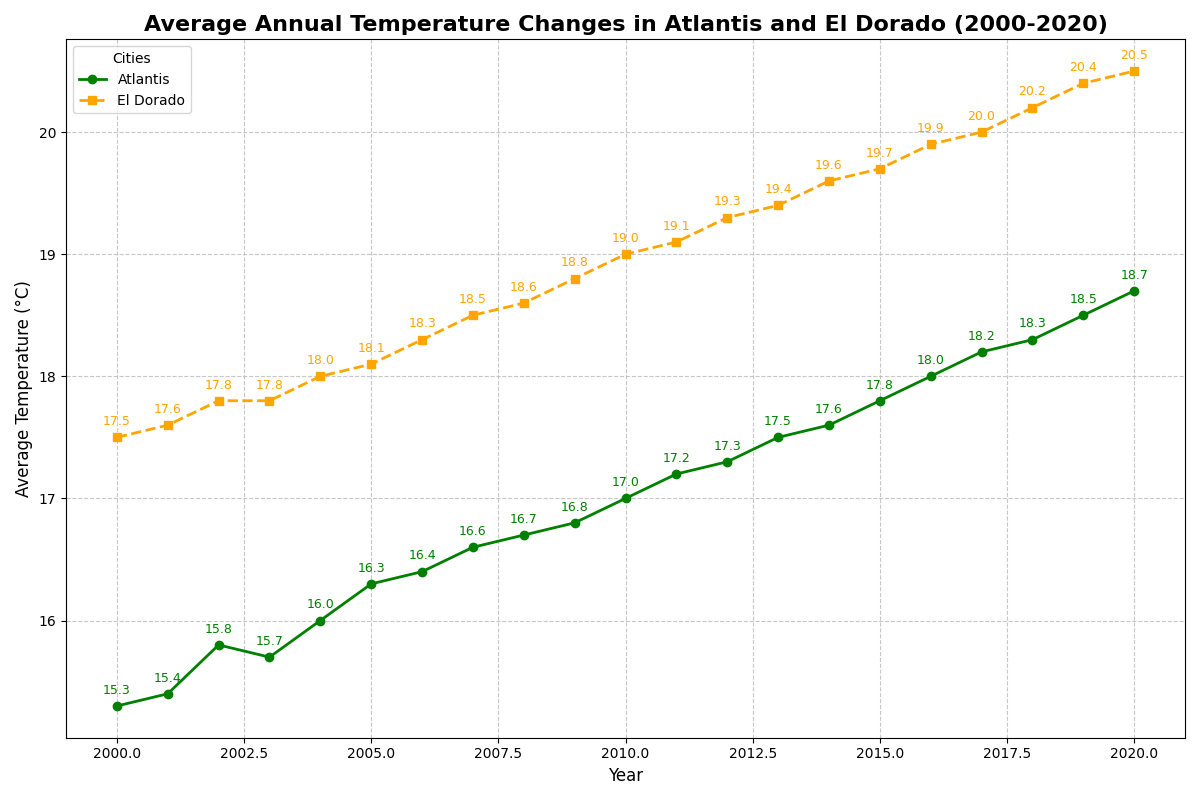

This chart was generated by the following Python code:
import matplotlib.pyplot as plt

years = list(range(2000, 2021))
temp_atlantis = [15.3, 15.4, 15.8, 15.7, 16.0, 16.3, 16.4, 16.6, 16.7, 16.8, 17.0, 17.2, 17.3, 17.5, 17.6, 17.8, 18.0, 18.2, 18.3, 18.5, 18.7]
temp_el_dorado = [17.5, 17.6, 17.8, 17.8, 18.0, 18.1, 18.3, 18.5, 18.6, 18.8, 19.0, 19.1, 19.3, 19.4, 19.6, 19.7, 19.9, 20.0, 20.2, 20.4, 20.5]

fig, ax = plt.subplots(figsize=(12, 8))

# Changed colors: Atlantis to green and El Dorado to orange
ax.plot(years, temp_atlantis, label='Atlantis', marker='o', linestyle='-', color='green', linewidth=2)
ax.plot(years, temp_el_dorado, label='El Dorado', marker='s', linestyle='--', color='orange', linewidth=2)

plt.title('Average Annual Temperature Changes in Atlantis and El Dorado (2000-2020)', fontsize=16, fontweight='bold')
plt.xlabel('Year', fontsize=12)
plt.ylabel('Average Temperature (°C)', fontsize=12)

plt.legend(title='Cities', fontsize=10)
plt.grid(True, linestyle='--', alpha=0.7)

# Changed annotation colors: Atlantis to green and El Dorado to orange
for i, (atl_temp, eld_temp) in enumerate(zip(temp_atlantis, temp_el_dorado)):
    ax.text(years[i], atl_temp + 0.1, f'{atl_temp:.1f}', ha='center', fontsize=9, color='green')
    ax.text(years[i], eld_temp + 0.1, f'{eld_temp:.1f}', ha='center', fontsize=9, color='orange')

plt.tight_layout()
plt.show()
